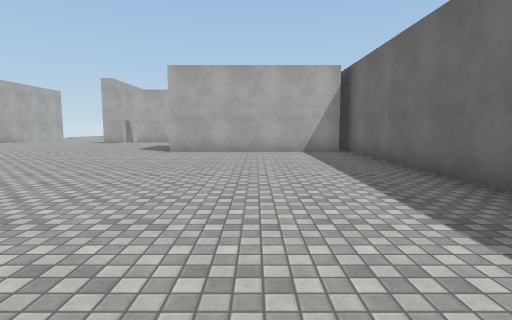
view 1 (above)

24 first-person views from a walk through a Unity game level. The camera is 1.4 m above the floor, tilts 6° down and sees 80° across. The floor is counted in squares, 2 m on a side. Each view is taken from the middle of a square. On the plan, view 1 faces up. The plan holds only what a view shows up to about 10 squares ahead; the rest is blank. The place goes on beyond the plan. The player is left out. Surface patterns are stand-ins for the level's own textures.

view 2
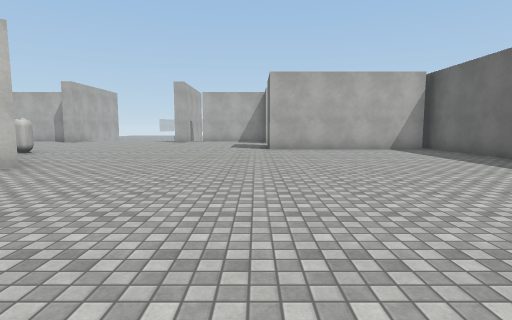

view 3
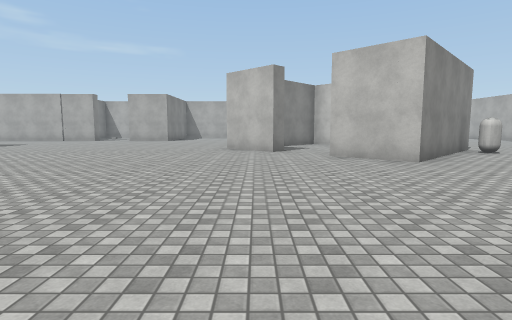

view 4
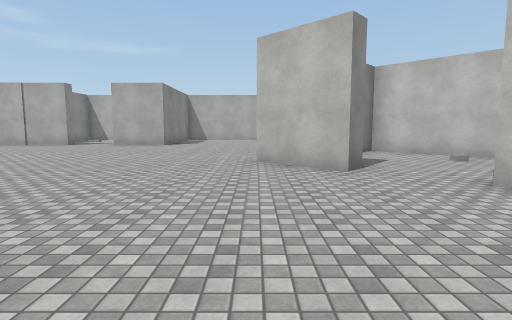

view 5
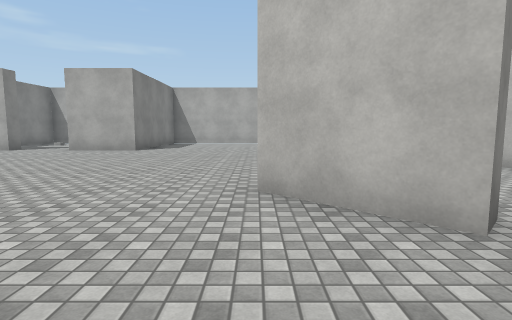

view 6
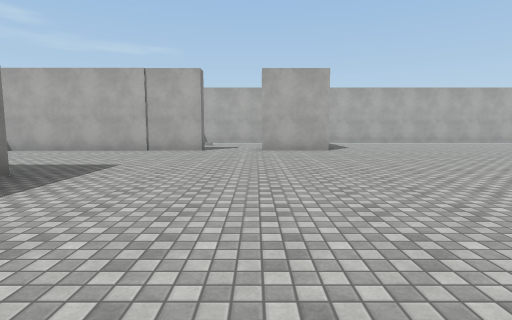

view 7
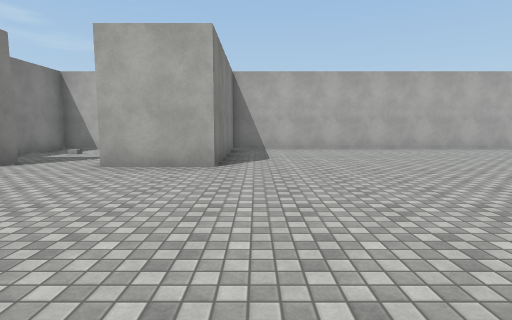

view 8
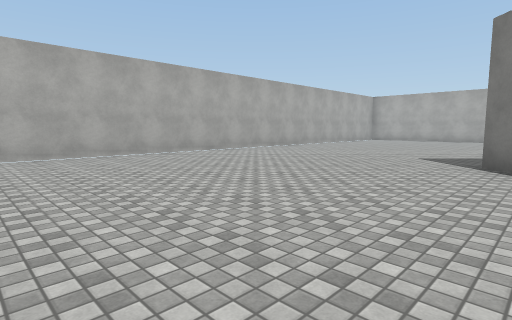

view 9
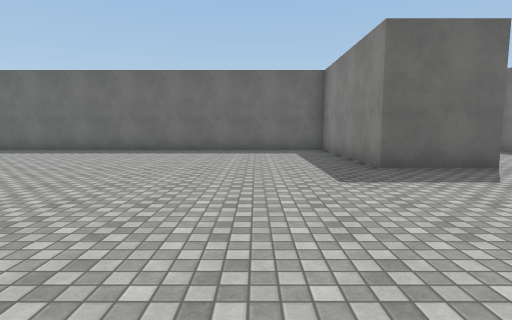

view 10
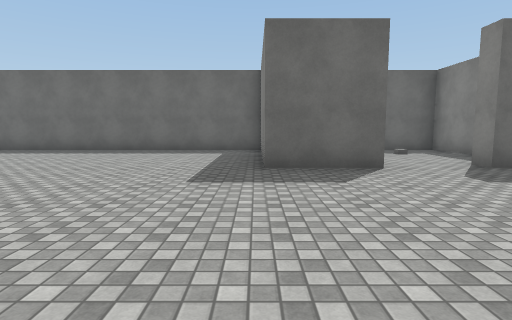

view 11
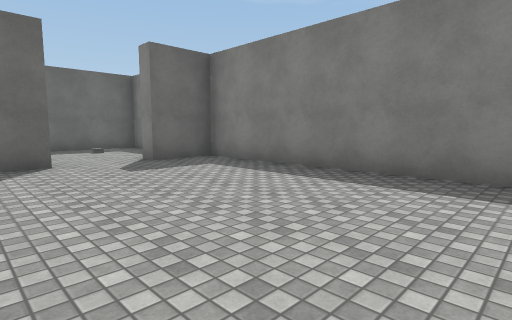

view 12
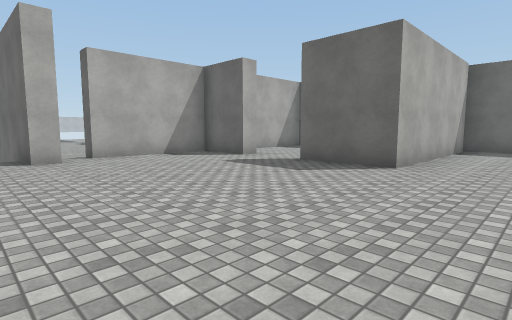

view 13
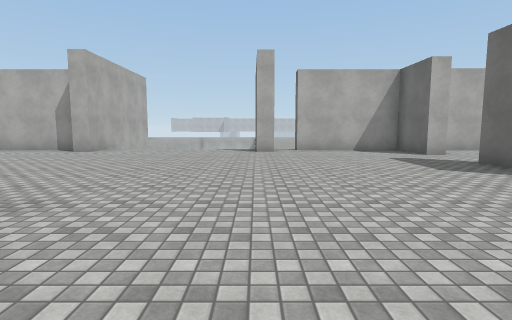

view 14
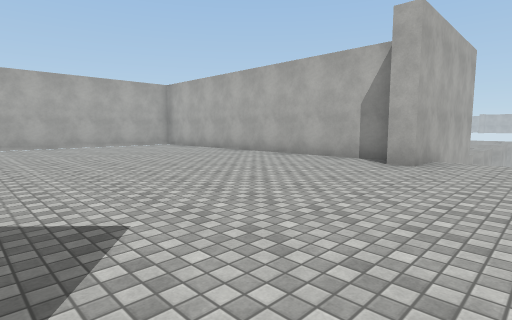

view 15
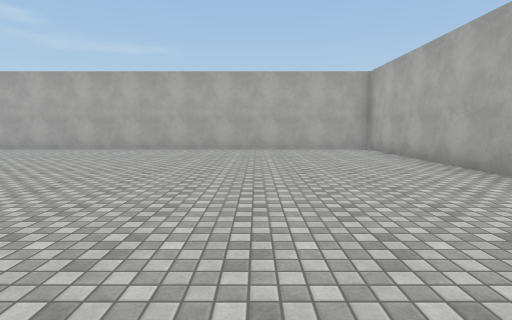

view 16
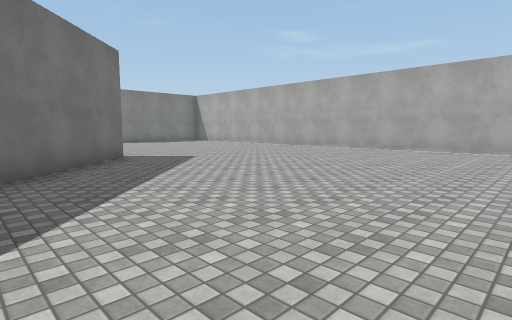

view 17
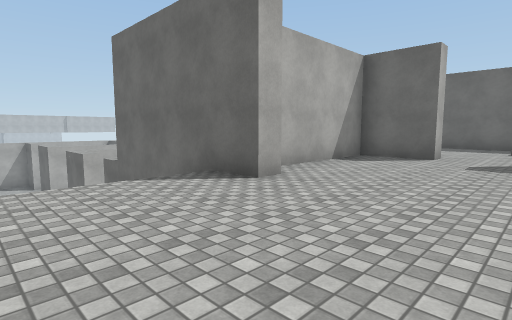

view 18
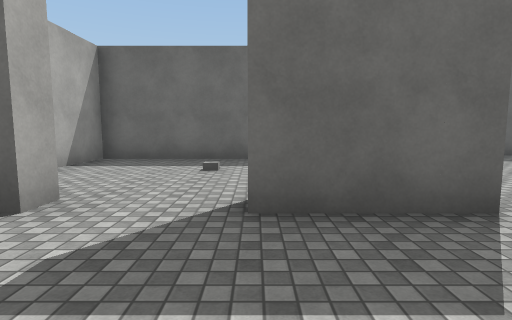

view 19
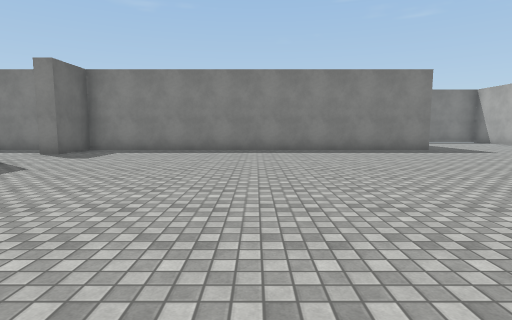

view 20
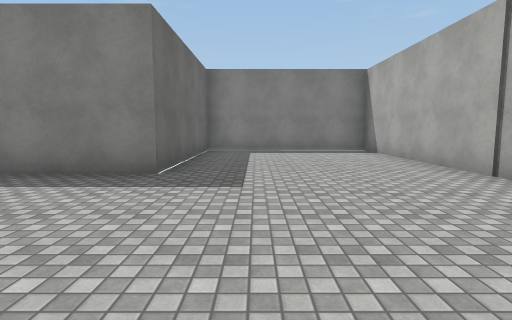

view 21
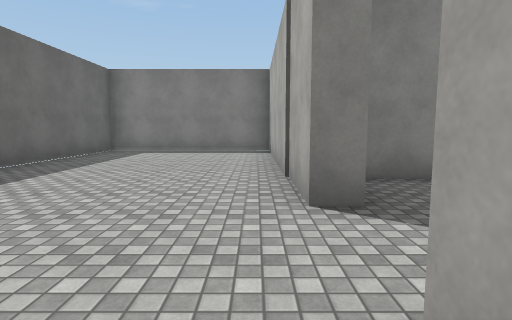

view 22
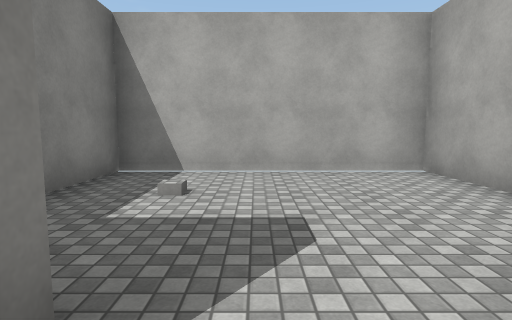

view 23
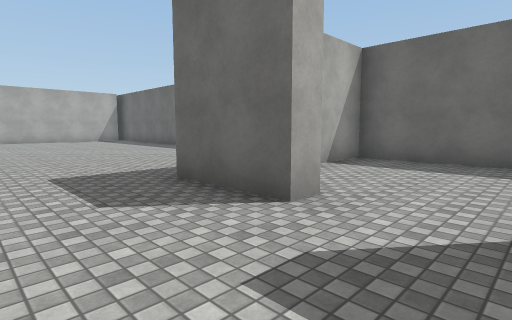

view 24
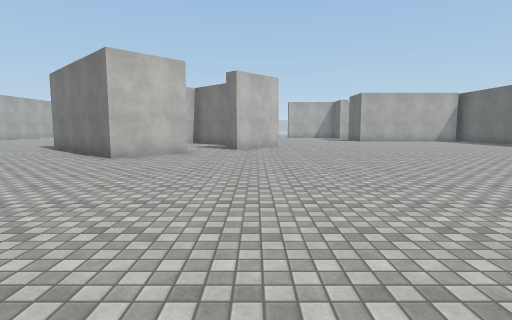

### Floor plan
Points are (right, up) in squares from view 1. A wall is a line through its corners. A room is listed if a view was taken in it or the views show most of it. See-through windows are left out.
Room 1 (views 1, 2, 3, 4, 5, 6, 7, 8, 9, 10, 11, 12, 13, 14, 15, 16, 17, 18, 19, 20, 21, 22, 23, 24)
walls: (-10.3, 1.9) (-9.9, 1.5) (-11.4, 0) (-14.9, 3.5) (-12.4, 6.1); (-10.8, 7.8) (-7.2, 4.3) (-8.6, 2.8) (-8.9, 3.1); (-1.8, -6.2) (-1.8, -4.2) (2.8, -4.2) (2.8, 10.1); (-18, -7.7) (-17.5, -7.7) (-17.5, -14.6) (-12.5, -14.6) (-12.5, -9.7) (-1.8, -9.7) (-1.8, -8.1) (-1.2, -8.1); (-6.3, 14) (-7, 14) (-7, 16.7); (-12.6, 14.7) (-22, 14.7) (-22, -3.7) (-17.5, -3.7) (-17.5, -5.9); (-2.5, 12.9) (-2.5, 14.7) (-5.5, 14.7); (2.5, 9) (-2.5, 9) (-2.5, 11.1); (-11.9, 16.4) (-11.9, 13.9) (-12.5, 13.9)
ways out: opening at (-2, -7.5) to room 2; opening at (-18, -6.5) to room 3; opening at (-2, 12) to room 4; opening at (-6, 15)
objects: other object (-10, 7) to (-9, 7)
Room 2 (no view inside)
walls: (-1.1, -6.2) (-1.8, -6.2); (-0.2, -9.7) (2.8, -9.7) (2.8, -4.7) (1.1, -4.7)
ways out: opening at (-2, -7.5) to room 1
objects: other object (1, -8)
Room 3 (no view inside)
walls: (-20.1, -4.2) (-22, -4.2) (-22, -9.2) (-18.5, -9.2)
ways out: opening at (-18, -6.5) to room 1
objects: other object (-20, -8)
Room 4 (no view inside)
walls: (-2, 12.9) (-2.5, 12.9); (2, 11.1) (2, 14.7) (0.2, 14.7); (0, 14.7) (-1.1, 14.7)
ways out: opening at (-2, 12) to room 1
objects: other object (0, 12)

Where each view was taken, in squares from view 1:
view 1: 0 up, 0 right, facing up
view 2: 1 down, 3 left, facing up
view 3: 1 up, 1 left, facing left
view 4: 0 up, 5 left, facing left
view 5: 0 up, 8 left, facing left
view 6: 6 down, 8 left, facing left
view 7: 3 down, 12 left, facing left
view 8: 3 down, 14 left, facing up-left
view 9: 2 down, 7 left, facing right
view 10: 4 down, 7 left, facing right
view 11: 5 down, 8 left, facing down-right
view 12: 7 up, 8 left, facing up-right
view 13: 5 up, 7 left, facing up
view 14: 8 up, 10 left, facing up-left
view 15: 11 up, 12 left, facing left
view 16: 11 up, 12 left, facing down-left
view 17: 11 up, 10 left, facing up-right
view 18: 11 up, 5 left, facing right
view 19: 0 up, 7 left, facing down
view 20: 5 down, 14 left, facing down
view 21: 5 down, 17 left, facing down
view 22: 7 down, 17 left, facing left
view 23: 8 down, 4 left, facing up-right
view 24: 7 down, 8 left, facing up
